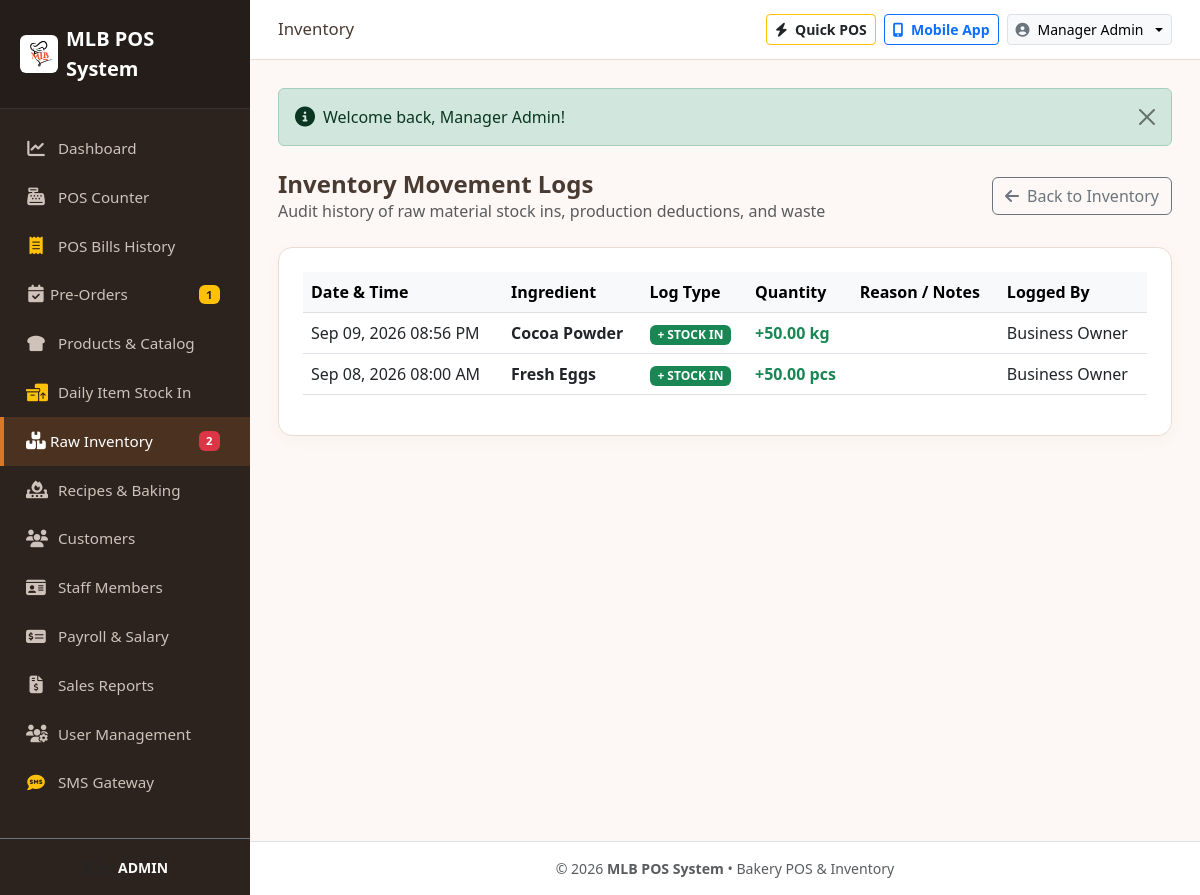
Screenshot of /modules/inventory/stock_logs.php (signed in) with the database file from the repository.
### tables this page shows
CREATE TABLE IF NOT EXISTS `inventory_logs` (
  `id` INT AUTO_INCREMENT PRIMARY KEY,
  `ingredient_id` INT NOT NULL,
  `log_type` ENUM('in', 'out', 'waste', 'production') NOT NULL,
  `quantity` DECIMAL(10,2) NOT NULL,
  `reason` VARCHAR(255) DEFAULT NULL,
  `user_id` INT NOT NULL,
  `created_at` TIMESTAMP DEFAULT CURRENT_TIMESTAMP,
  FOREIGN KEY (`ingredient_id`) REFERENCES `ingredients`(`id`) ON DELETE CASCADE,
  FOREIGN KEY (`user_id`) REFERENCES `users`(`id`) ON DELETE CASCADE
);

CREATE TABLE IF NOT EXISTS `ingredients` (
  `id` INT AUTO_INCREMENT PRIMARY KEY,
  `name` VARCHAR(100) NOT NULL,
  `unit` VARCHAR(20) NOT NULL DEFAULT 'kg',
  `current_stock` DECIMAL(10,2) NOT NULL DEFAULT 0.00,
  `min_stock_alert` DECIMAL(10,2) NOT NULL DEFAULT 5.00,
  `cost_per_unit` DECIMAL(10,2) NOT NULL DEFAULT 0.00,
  `created_at` TIMESTAMP DEFAULT CURRENT_TIMESTAMP
);

CREATE TABLE IF NOT EXISTS `users` (
  `id` INT AUTO_INCREMENT PRIMARY KEY,
  `username` VARCHAR(50) NOT NULL UNIQUE,
  `password` VARCHAR(255) NOT NULL,
  `full_name` VARCHAR(100) NOT NULL,
  `email` VARCHAR(100) DEFAULT NULL,
  `role` ENUM('admin', 'owner', 'sales_person', 'pos_operator') NOT NULL DEFAULT 'pos_operator',
  `status` ENUM('active', 'inactive') NOT NULL DEFAULT 'active',
  `created_at` TIMESTAMP DEFAULT CURRENT_TIMESTAMP
);

### modules/inventory/stock_logs.php (the view)
<?php
require_once __DIR__ . '/../../includes/header.php';
$db = getDB();
$stmt = $db->query("
    SELECT l.*, i.name as ingredient_name, i.unit, u.full_name as user_name
    FROM inventory_logs l
    JOIN ingredients i ON l.ingredient_id = i.id
    JOIN users u ON l.user_id = u.id
    ORDER BY l.id DESC
");
$logs = $stmt->fetchAll();
?>
<div class="d-flex justify-content-between align-items-center mb-4">
    <div>
        <h4 class="fw-bold mb-0">Inventory Movement Logs</h4>
        <p class="text-muted mb-0">Audit history of raw material stock ins, production deductions, and waste</p>
    </div>
    <a href="<?php echo BASE_URL; ?>modules/inventory/index.php" class="btn btn-outline-secondary">
        <i class="fa-solid fa-arrow-left me-1"></i> Back to Inventory
    </a>
</div>
<div class="card card-bakery p-4">
    <div class="table-responsive">
        <table class="table table-hover align-middle">
            <thead class="table-light">
                <tr>
                    <th>Date & Time</th>
                    <th>Ingredient</th>
                    <th>Log Type</th>
                    <th>Quantity</th>
                    <th>Reason / Notes</th>
                    <th>Logged By</th>
                </tr>
            </thead>
            <tbody>
                <?php if (empty($logs)): ?>
                    <tr><td colspan="6" class="text-center text-muted py-4">No inventory movement logs recorded yet.</td></tr>
                <?php else: ?>
                    <?php foreach ($logs as $log): ?>
                        <tr>
                            <td><?php echo formatDateTime($log['created_at']); ?></td>
                            <td><strong class="text-dark"><?php echo htmlspecialchars($log['ingredient_name']); ?></strong></td>
                            <td>
                                <?php if ($log['log_type'] === 'in'): ?>
                                    <span class="badge bg-success">+ STOCK IN</span>
                                <?php elseif ($log['log_type'] === 'production'): ?>
                                    <span class="badge bg-primary">- PRODUCTION</span>
                                <?php else: ?>
                                    <span class="badge bg-danger">- <?php echo strtoupper($log['log_type']); ?></span>
                                <?php endif; ?>
                            </td>
                            <td>
                                <strong class="fs-6 <?php echo ($log['log_type'] === 'in') ? 'text-success' : 'text-danger'; ?>">
                                    <?php echo ($log['log_type'] === 'in' ? '+' : '-') . number_format($log['quantity'], 2) . ' ' . $log['unit']; ?>
                                </strong>
                            </td>
                            <td><span class="text-muted text-xs"><?php echo htmlspecialchars($log['reason'] ?? 'N/A'); ?></span></td>
                            <td><?php echo htmlspecialchars($log['user_name']); ?></td>
                        </tr>
                    <?php endforeach; ?>
                <?php endif; ?>
            </tbody>
        </table>
    </div>
</div>
<?php require_once __DIR__ . '/../../includes/footer.php'; ?>

### assets/css/style.css (style rules this page uses)
:root { --bakery-primary: #d97724; --bakery-primary-dark: #b25310; --bakery-secondary: #8c4a27; --bakery-bg: #fdf8f5; --bakery-card-bg: #ffffff; --bakery-sidebar-bg: #2c221e; --bakery-sidebar-active: #d97724; --bakery-text: #4a3b32; --bakery-muted: #8d7a6e; }
body { background-color: var(--bakery-bg); color: var(--bakery-text); font-family: 'Segoe UI', system-ui, -apple-system, sans-serif; min-height: 100vh; display: flex; flex-direction: column; }
.card-bakery { background: var(--bakery-card-bg); border: 1px solid #ebdcd3; border-radius: 14px; box-shadow: 0 4px 15px rgba(140, 74, 39, 0.04); transition: transform 0.2s ease, box-shadow 0.2s ease; }

### rows the page displays
inventory_logs: created_at "Sep 09, 2026 08:56 PM", ingredient.name "Cocoa Powder", log_type "+ STOCK IN", quantity "50.00", ingredient.unit "kg", user.full_name "Business Owner"
inventory_logs: created_at "Sep 08, 2026 08:00 AM", ingredient.name "Fresh Eggs", log_type "+ STOCK IN", quantity "50.00", ingredient.unit "pcs", user.full_name "Business Owner"

### other values shown
$pendingOrdersBadge "1"
$lowStockBadge "2"
str_replace('_', ' ', getCurrentUserRole()) "ADMIN"
$currentDir "Inventory"
getCurrentUserName() "Manager Admin"
$_SESSION['flash_' . $key] "Welcome back, Manager Admin!"
